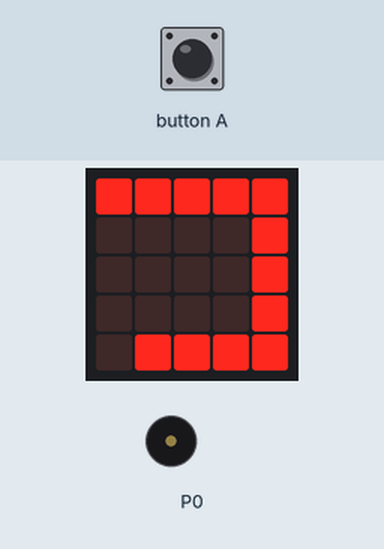
Simulated run of this program. Board: BBC micro:bit (MakeCode). Parts: the board's 5×5 LED display, buzzer (waves = sounding). The test bench sets the inputs (shaded band).

Above: at 1.25 s.
1.3 s: button A pressed for 0.15 s
At 1.35 s:
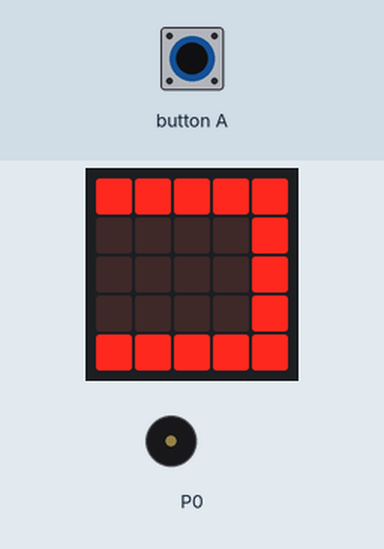
At 1.76 s:
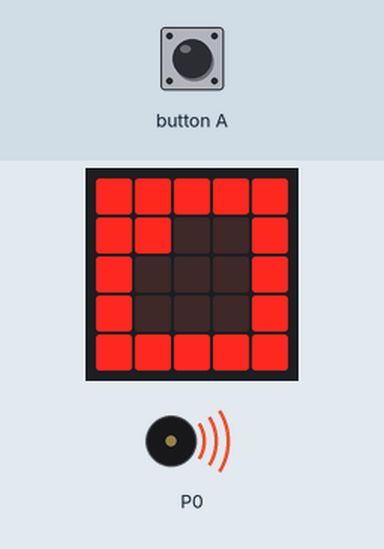
3.8 s: button A pressed for 0.15 s
At 4.26 s:
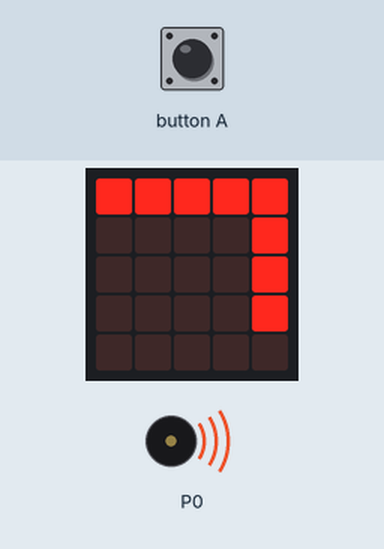
Timing chart, 0 to 15.3 s (numbered marks = the images above; inputs shaded):
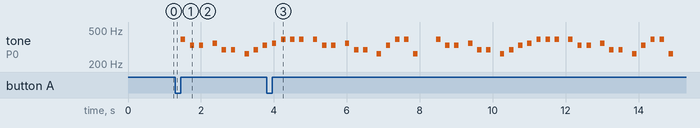

The program:

main.ts
```typescript
input.onButtonPressed(Button.A, function () {
    // 小蜜蜂第一段
    music.play(music.stringPlayable("G - E - E - - F ", 500), music.PlaybackMode.UntilDone)
    music.play(music.stringPlayable("- D - D - - C - ", 500), music.PlaybackMode.UntilDone)
    music.play(music.stringPlayable("D - E - F - G - ", 500), music.PlaybackMode.UntilDone)
    music.play(music.stringPlayable("G - G - - G - E ", 500), music.PlaybackMode.UntilDone)
    music.play(music.stringPlayable("- E - - F - D - ", 500), music.PlaybackMode.UntilDone)
    music.play(music.stringPlayable("D - - C - E - G ", 500), music.PlaybackMode.UntilDone)
    music.play(music.stringPlayable("- G - C - - - - ", 500), music.PlaybackMode.UntilDone)
})
function 燈 (num: number) {
    if (num < 6) {
        X = num - 1
        Y = 0
    } else if (num >= 6 && num < 9) {
        X = 4
        Y = num - 5
    } else if (num >= 9 && num < 14) {
        X = 13 - num
        Y = 4
    } else if (num >= 14 && num < 17) {
        X = 0
        Y = 17 - num
    } else if (num >= 17 && num < 20) {
        X = num - 16
        Y = 1
    } else if (num == 20) {
        X = 3
        Y = 2
    } else if (num >= 21 && num < 24) {
        X = 4 - (num - 20)
        Y = 3
    } else if (num >= 24 && num < 26) {
        X = num - 23
        Y = 2
    }
    led.toggle(X, Y)
}
let Y = 0
let X = 0
basic.clearScreen()
let _ = 0
basic.forever(function () {
    for (let _2 = 0; _2 <= 25; _2++) {
        燈(_2)
        basic.pause(100)
    }
    for (let _2 = 0; _2 <= 25; _2++) {
        燈(25 - _2)
        basic.pause(100)
    }
})
```

test.ts
```typescript
// 在這裡測試；當此封包作為擴充功能時，將不會編譯此內容。
```

Measured:
- after the input at 1.3 s, tone on P0: plays 392 Hz for 0.12 s, 330 Hz for 0.12 s, 330 Hz for 0.12 s, 349 Hz for 0.12 s, 294 Hz for 0.12 s, 294 Hz for 0.12 s … (9 notes in this stretch), starting after 0.15 s
